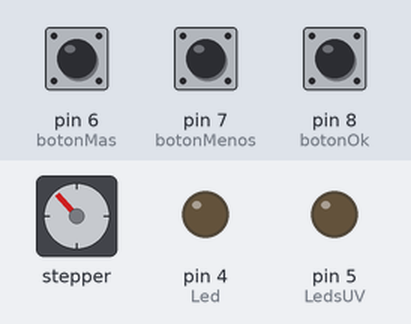
This sketch was run on a simulated Arduino Uno, built with avr-gcc and run on an emulated ATmega328P. On the bench: stepper motor, output pins drawn as LEDs (lit = HIGH). Wiring (inferred from the names in the program): stepper motor (2048 steps per turn assumed): coils pin 9, pin 10, pin 11, pin 12. Inputs (shaded band) come from the test bench; at power-on: pin 7 (botonMenos) LOW, pin 6 (botonMas) HIGH, pin 8 (botonOk) LOW. Pins used as bus, display or sensor lines are not drawn.

Above: at 1.25 s.
1.3 s: pin 7 (botonMenos) pulled HIGH for 1 s
At 3.1 s:
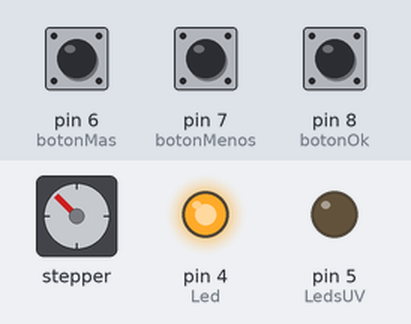
At 7.4 s:
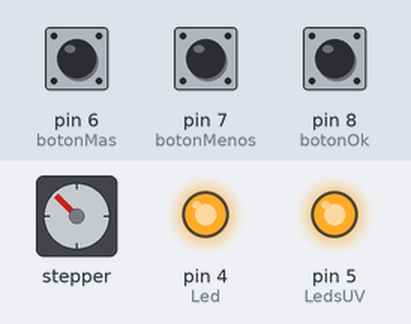
Timing chart, 0 to 24.7 s (numbered marks = the images above; inputs shaded):
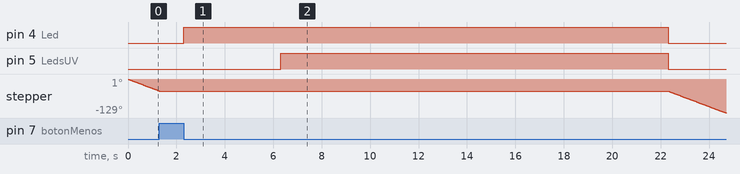

The sketch:

UVScanner.ino
```cpp
//Constantes

//Led indicador
#define Led  4

//Barra de Leds UV
#define LedsUV 5

//Botones
#define botonMas 6
#define botonMenos 7
#define botonOk 8

//Pines del motor paso a paso
#define motorPin1 9
#define motorPin2 10
#define motorPin3 11
#define motorPin4 12

//Determina la velocidad (milisegundos) del motor paso a paso:
#define delayTime 5


//Variables

// Secuencia de pasos hacia adelante
int pasoAdelante [4][4] =
{
  {1, 0, 0, 0},
  {0, 1, 0, 0},
  {0, 0, 1, 0},
  {0, 0, 0, 1}
};

// Secuencia de pasos hacia atras
int pasoAtras [4][4] =
{
  {0, 0, 0, 1},
  {0, 0, 1, 0},
  {0, 1, 0, 0},
  {1, 0, 0, 0}
};

int vueltas = 0;                              // Contador de vueltas completas que da el motor.
int distancia;                                // Ancho de la placa.
int fase = 0;                                 // Indica en qué fase del programa nos encontramos (Búsqueda de límites fase = 0; Barrido automático fase = 1).
int ok = 0;                                   // Para detectar si es la primera o segunda vez que pulsamos el botón OK.
int sentido = 0;                              // Sentido en el que debe girar primero el motor.


void setup() {

  //Salidas
  pinMode(motorPin1, OUTPUT);
  pinMode(motorPin2, OUTPUT);
  pinMode(motorPin3, OUTPUT);
  pinMode(motorPin4, OUTPUT);
  pinMode(LedsUV, OUTPUT);
  pinMode(Led, OUTPUT);

  //Entradas
  pinMode(botonMas, INPUT);
  pinMode(botonMenos, INPUT);
  pinMode(botonOk, INPUT);

  digitalWrite(13, LOW);                     //El Led 13 se quedaba encendido. Lo apagamos.

}


void loop() {


  switch (fase) {

    case 0:                                     //Ajustar los limites de la placa.
      //Hacia delante
      while (!digitalRead(botonMas)) {
        Adelante();
        vueltas++;
      }


      //Hacia atras
      while (!digitalRead(botonMenos)) {
        Atras();
        vueltas--;
      }

      //Validar
      if (!digitalRead(botonOk)) {      //Primera pulsación del botón OK
        if (ok == 0) {

          vueltas = 0;                  //Inicializamos el contador vueltas
          ok++;
          delay(500);

        } else {                          //Segunda pulsación del botón OK

          if (vueltas < 0) {            //Limites Primero Arriba, luego Abajo
            vueltas = abs(vueltas);
            sentido = 1;
          } else {                      //Limites Primero Abajo, luego Arriba
            sentido = 0;
          }
          delay(500);

          ok = 0;
          distancia = vueltas;
          fase = 1;

        }
      }


      break;


    case 1:                             //Barrido con leds UV de la superficie

      digitalWrite(Led, HIGH);
      delay(4000);

      digitalWrite(LedsUV, HIGH);
      delay(1000);

      if (sentido == 0) {

        for (int i = 0; i < 15; i++) {

          while (vueltas > 0) {
            Atras();
            vueltas--;
          }

          delay(500);

          while (vueltas < distancia) {
            Adelante();
            vueltas++;
          }

          delay(500);
        }
      } else {
        for (int i = 0; i < 15; i++) {

          while (vueltas > 0) {
            Adelante();
            vueltas--;
          }

          delay(500);

          while (vueltas < distancia) {
            Atras();
            vueltas++;
          }

          delay(500);
        }
      }

      digitalWrite(Led, LOW);
      digitalWrite(LedsUV, LOW);
      fase = 0;

      break;

  }


}


//Función para girar el motor hacia delante una vuelta.
void Adelante() {

  for (int i = 0; i < 4; i++)
  {
    digitalWrite(motorPin1, pasoAdelante[i][0]);
    digitalWrite(motorPin2, pasoAdelante[i][1]);
    digitalWrite(motorPin3, pasoAdelante[i][2]);
    digitalWrite(motorPin4, pasoAdelante[i][3]);
    delay(delayTime);
  }

}


//Función para girar el motor hacia atrás una vuelta.
void Atras() {

  for (int i = 0; i < 4; i++)
  {
    digitalWrite(motorPin1, pasoAtras[i][0]);
    digitalWrite(motorPin2, pasoAtras[i][1]);
    digitalWrite(motorPin3, pasoAtras[i][2]);
    digitalWrite(motorPin4, pasoAtras[i][3]);
    delay(delayTime);
  }

}
```

Measured:
- after the input at 1.3 s, pin 4 (Led): LOW → HIGH after 1.0 s; pin 5 (LedsUV): LOW → HIGH after 5.0 s; stepper: stops changing and stays -45°
- by itself, stepper: keeps turning counter-clockwise at about 36°/s
